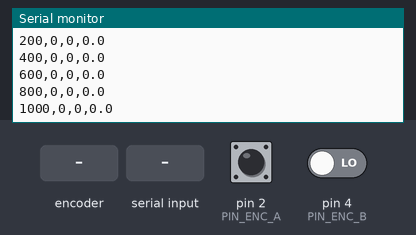
Bench run of a sketch on a simulated Arduino Uno, built with avr-gcc and run on an emulated ATmega328P. Parts: the last lines printed to the serial monitor. Inputs (shaded band) come from the test bench; at power-on: pin 2 (PIN_ENC_A) HIGH, pin 4 (PIN_ENC_B) LOW.

Above: at 1.2 s.
1.3 s: rotary encoder on pin 2 (PIN_ENC_A) / pin 4 (PIN_ENC_B) turned 3 steps (first pin leading)
At 1.76 s:
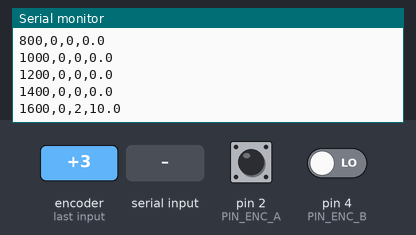
3.4 s: "90,45\n" received over Serial
At 3.56 s:
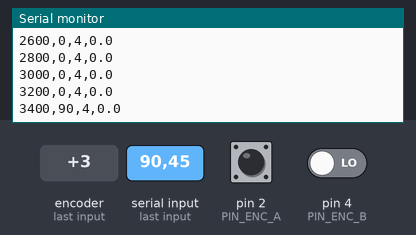
4.9 s: "30,150\n" received over Serial
At 5.16 s:
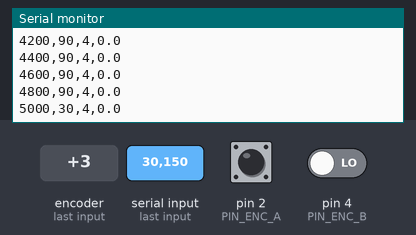
6.4 s: rotary encoder on pin 2 (PIN_ENC_A) / pin 4 (PIN_ENC_B) turned 1 step (first pin leading)
At 6.56 s:
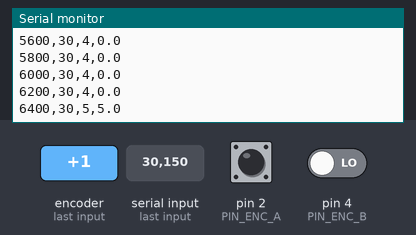
Timing chart, 0 to 9.1 s (numbered marks = the images above; inputs shaded):
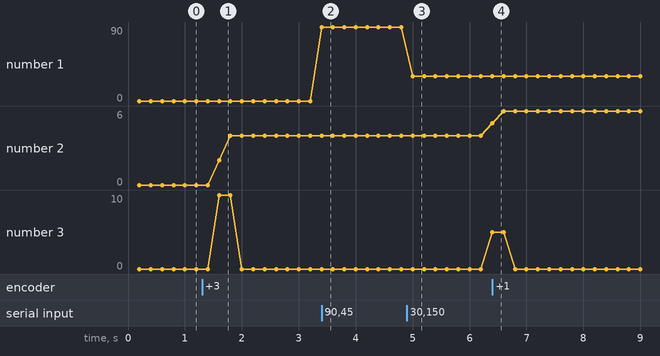

The sketch:

dc_m1_encoder.ino
```cpp
// M1: encoder count + open-loop drive. Serial (115200, Newline): -255..255 = PWM, z = zero count.
// Prints ms,pwm,counts,counts_per_s every 200 ms.

const int PIN_ENC_A  = 2;
const int PIN_ENC_B  = 4;
const int PIN_DC_EN  = 5;
const int PIN_DC_IN1 = 7;
const int PIN_DC_IN2 = 8;

const unsigned long PRINT_MS = 200;

volatile long encCount = 0;
int currentPwm = 0;

// Runs on every edge of A; B gives the direction.
void encoderIsr() {
  if (digitalRead(PIN_ENC_A) != digitalRead(PIN_ENC_B)) encCount++;
  else encCount--;
}

// Copies the count with interrupts paused so the ISR can't change it mid-read.
long readCount() {
  noInterrupts();
  long c = encCount;
  interrupts();
  return c;
}

// Positive = forward, negative = reverse, 0 = coast.
void dcSetPwm(int pwm) {
  pwm = constrain(pwm, -255, 255);
  digitalWrite(PIN_DC_IN1, pwm > 0 ? HIGH : LOW);
  digitalWrite(PIN_DC_IN2, pwm < 0 ? HIGH : LOW);
  analogWrite(PIN_DC_EN, abs(pwm));
  currentPwm = pwm;
}

// Non-blocking line reader. Returns true when a full line is in buf.
bool readLine(char *buf, byte size) {
  static byte len = 0;
  while (Serial.available()) {
    char c = Serial.read();
    if (c == '\n' || c == '\r') {
      if (len == 0) continue;
      buf[len] = '\0';
      len = 0;
      return true;
    }
    if (len < size - 1) buf[len++] = c;
  }
  return false;
}

void setup() {
  pinMode(PIN_DC_EN, OUTPUT);
  pinMode(PIN_DC_IN1, OUTPUT);
  pinMode(PIN_DC_IN2, OUTPUT);
  dcSetPwm(0);

  pinMode(PIN_ENC_A, INPUT);
  pinMode(PIN_ENC_B, INPUT);
  attachInterrupt(digitalPinToInterrupt(PIN_ENC_A), encoderIsr, CHANGE);

  Serial.begin(115200);
  Serial.println(F("M1 encoder test. -255..255 = PWM, z = zero count"));
  Serial.println(F("ms,pwm,counts,counts_per_s"));
}

void loop() {
  char line[8];
  if (readLine(line, sizeof(line))) {
    if (line[0] == 'z') {
      noInterrupts();
      encCount = 0;
      interrupts();
    } else {
      dcSetPwm(atoi(line));
    }
  }

  static unsigned long lastMs = 0;
  static long lastCount = 0;
  unsigned long now = millis();
  if (now - lastMs >= PRINT_MS) {
    long c = readCount();
    float cps = (c - lastCount) * 1000.0f / (now - lastMs);
    lastMs = now;
    lastCount = c;
    Serial.print(now);        Serial.print(',');
    Serial.print(currentPwm); Serial.print(',');
    Serial.print(c);          Serial.print(',');
    Serial.println(cps, 1);
  }
}
```

Measured:
- after the input at 1.3 s, the serial monitor: prints a new line after 0.30 s (image 1)
- after the input at 3.4 s, the serial monitor: prints a new line at once (image 2)
- after the input at 4.9 s, the serial monitor: prints a new line after 0.10 s (image 3)
- after the input at 6.4 s, the serial monitor: prints a new line at once (image 4)
- plotted number 1: 0 → 90 after the input at 3.4 s, 90 → 30 after the input at 4.9 s
- plotted number 2: 0 → 4 after the input at 1.3 s, 4 → 6 after the input at 6.4 s
